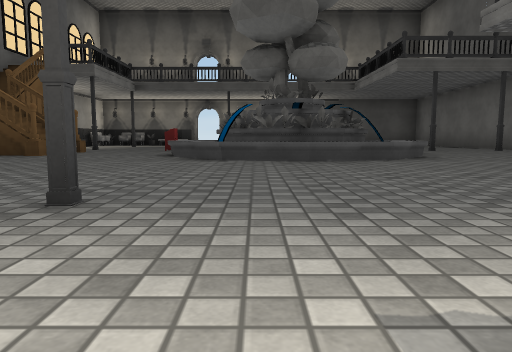
View 1 (above)

16 first-person views from a walk through a Unity game level. The camera is 0.59 m above the floor, tilts 6° down and sees 70° across. The floor is counted in squares, 2 m on a side. Each view is taken from the middle of a square. On the plan, view 1 faces up. The plan holds only what a view shows up to about 9 squares ahead; the rest is blank. The player character is not drawn. Some animated figures are left out. Door leaves are left out, so doorways stand open. Some surface patterns are stand-ins.

View 2
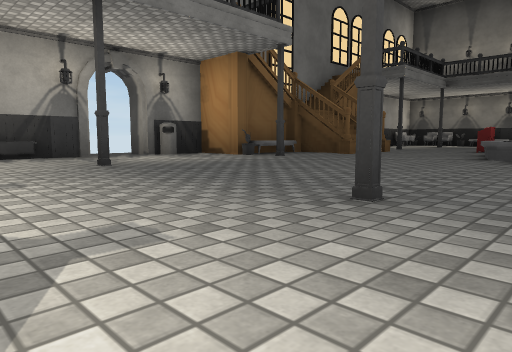

View 3
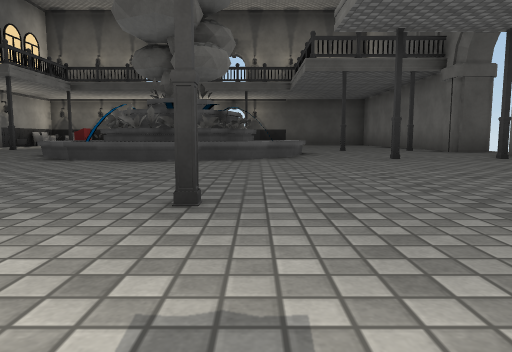

View 4
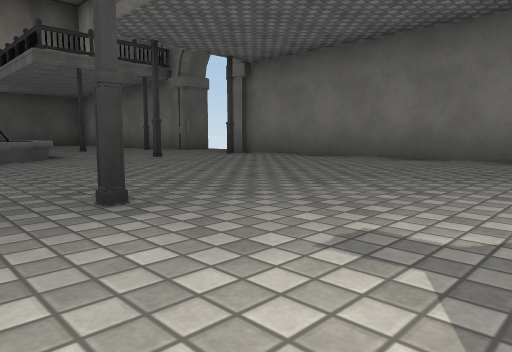

View 5
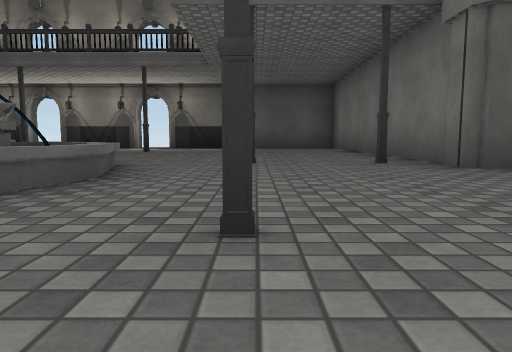

View 6
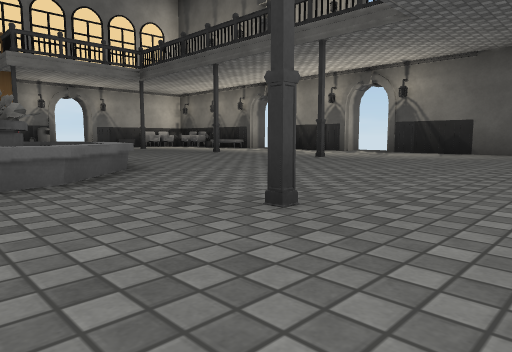

View 7
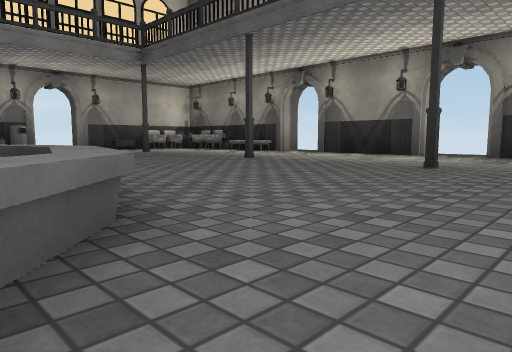

View 8
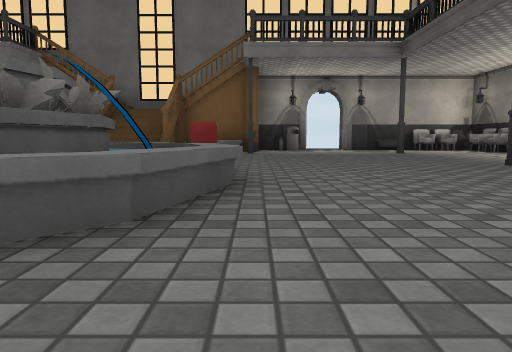

View 9
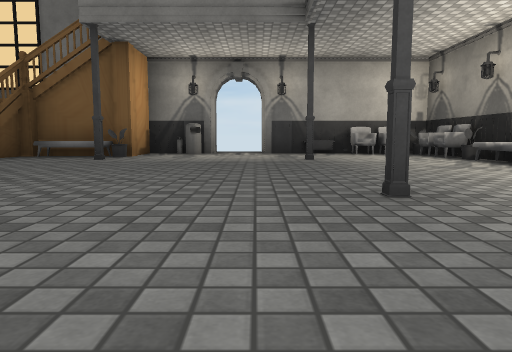

View 10
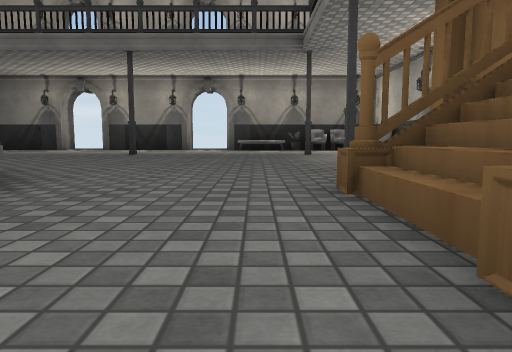

View 11
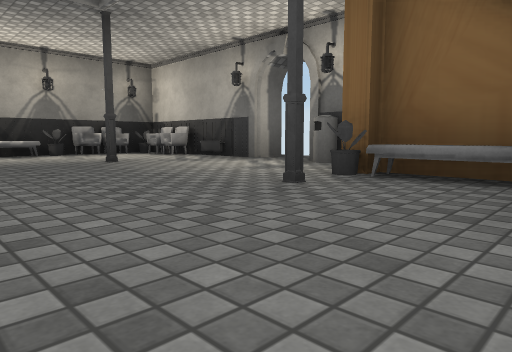

View 12
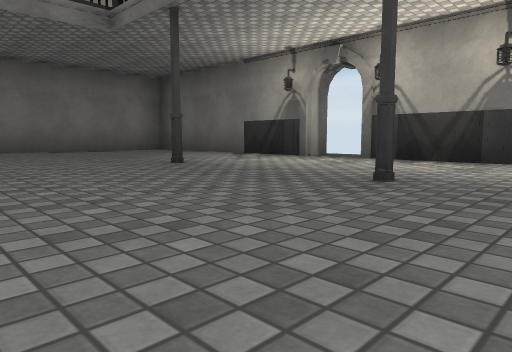

View 13
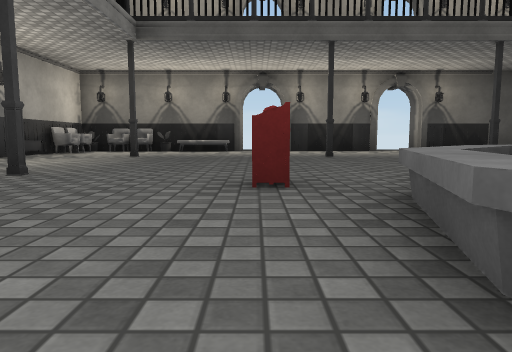

View 14
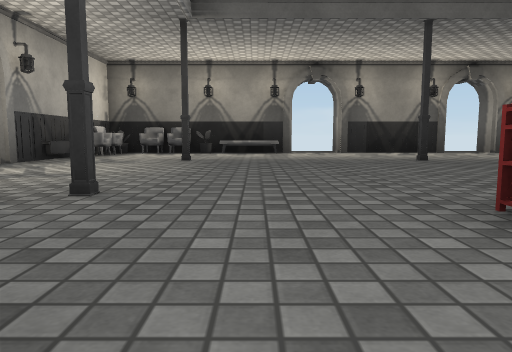

View 15
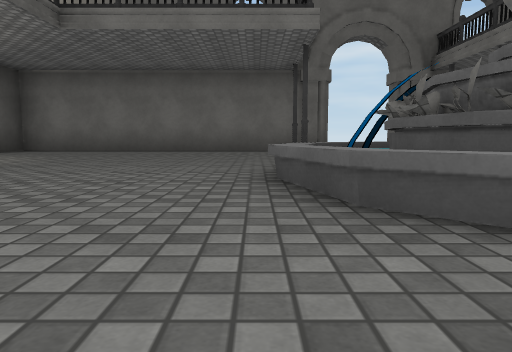

View 16
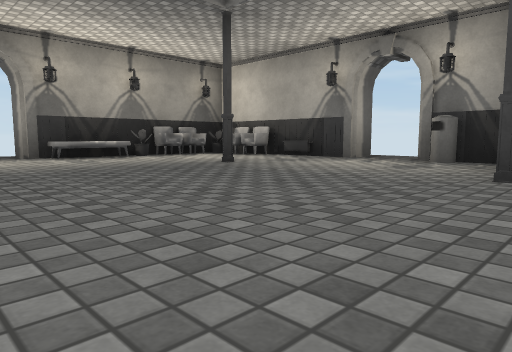

### Floor plan
Points are (right, up) in squares from view 1. A wall is a line through its corners. A room is listed if a view was taken in it or the views show most of it. See-through windows are left out.
Room 1 (views 1, 2, 3, 4, 5, 6, 7, 8, 9, 10, 11, 12, 13, 14, 15, 16)
walls: (-3.9, 7.3) (-3.9, 5.9); (-4.1, 7.3) (-4.1, 5.9); (-4.2, 6.1) (-4.9, 6.1) (-4.9, 4.3) (-5.8, 4.3) (-5.8, 3.5); (-4.2, 6) (-3.4, 6); (-4.8, 7.3) (-4.2, 7.3) (-4.2, 5.9); (-5.8, 9.6) (-5.8, 9) (-5.4, 9); (-5.8, 11.2) (-6.4, 11.2); (0.7, 14.2) (-1.4, 14.2) (-1.4, 14.6); (6.8, 7.4) (6.1, 7.4) (6.1, 12); (3.8, 14.2) (1.6, 14.2); (-6.5, 2.2) (-5.8, 2.2) (-5.8, 1.4); (-1.4, -0.8) (0.7, -0.8); (6.1, 1.9) (6.1, 5.8); (-5.8, -0.4) (-5.8, -0.8) (-5.4, -0.8); (1.6, -1.4) (1.6, -0.8) (6.1, -0.8) (6.1, 0.1)
low walls: (-3.5, 7.3) (-3.5, 5.9); (-3.7, 7.3) (-3.7, 5.9)
ways out: opening at (1, 14); opening at (6, 6.5); open door at (-2, 5); gap at (-6, 2); gap at (-6, 11)
objects: chair (-6, 0); heater (-6, 1); other object (-6, 3); other object (-6, 10); heater (-6, 12); chair (-6, 13); plant (-6, 14); chair (-5, -1); bench (-5, 5); bench (-5, 8); plant (-5, 9); other object (-5, 10); chair (-5, 14); chair (-4, -1); plant (-4, 0); column (-4, 2); column (-4, 4); column (-4, 9); column (-4, 12); plant (-4, 13); chair (-4, 14); bench (-3, -1); bench (-3, 14); other object (-2, 8); column (-1, 2); other object (-1, 5) to (3, 9); column (-1, 12); column (2, 2); column (2, 12); column (4, 5); column (4, 8); column (5, 5); column (5, 8)

Where each view was taken, in squares from view 1:
view 1: 0 up, 0 right, facing up
view 2: 0 up, 0 right, facing up-left
view 3: 0 up, 2 right, facing up
view 4: 0 up, 1 right, facing up-right
view 5: 4 up, 4 right, facing up
view 6: 7 up, 5 right, facing up-left
view 7: 8 up, 3 right, facing up-left
view 8: 9 up, 3 right, facing left
view 9: 11 up, 1 right, facing left
view 10: 8 up, 3 left, facing down
view 11: 6 up, 2 left, facing down-left
view 12: 4 up, 2 left, facing down-right
view 13: 6 up, 2 left, facing up
view 14: 7 up, 3 left, facing up
view 15: 9 up, 2 left, facing right
view 16: 5 up, 1 left, facing down-left
